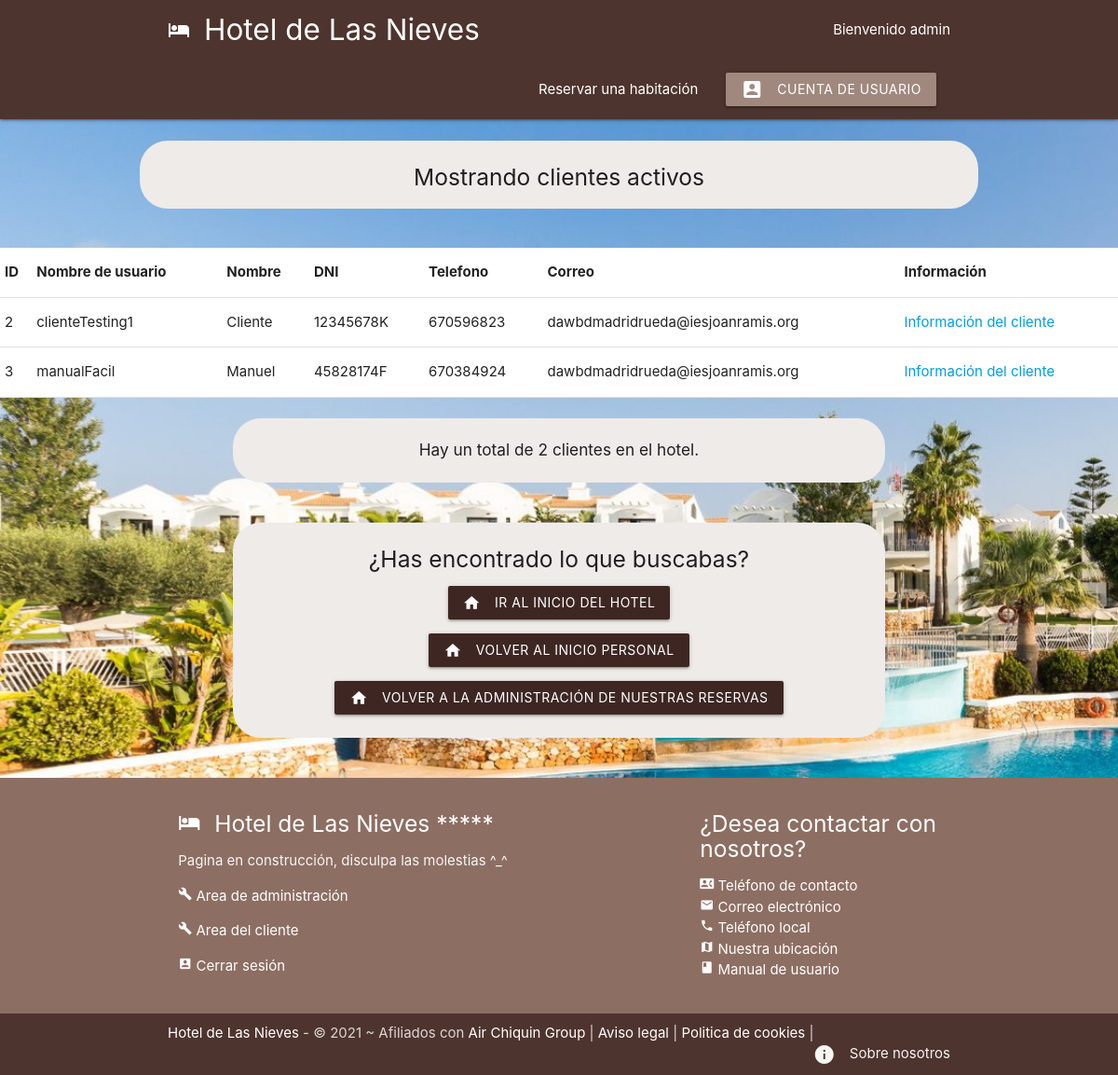
/clientes/select_cliente.php (signed in), run on the app's committed database.
### tables this page shows
CREATE TABLE `73_clientes` (
  `id` int(11) NOT NULL,
  `usuario` varchar(32) NOT NULL,
  `nombre` varchar(32) NOT NULL,
  `apellido_primero` varchar(32) NOT NULL,
  `apellido_segundo` varchar(32) NOT NULL,
  `tipo_id` int(11) NOT NULL,
  `dni` varchar(9) NOT NULL,
  `direccion` varchar(128) NOT NULL,
  `telefono` int(18) NOT NULL,
  `email` varchar(128) NOT NULL,
  `contrasena` varchar(64) NOT NULL,
  `fecha_nacimiento` date NOT NULL
);

### clientes/select_cliente.php (the view, shortened to what this page needs)
<?php
    include('./../config/config_bd.php');
    $sql = "SELECT * FROM 73_clientes WHERE tipo_id = 1";
    $resultados = mysqli_query($conn, $sql);
    $usuarios = mysqli_fetch_all($resultados, MYSQLI_ASSOC);
?>
<!DOCTYPE html>
<html lang="es">
<?php include('./../templates/header.php'); ?>
<br>
<div class="center fondoInicio">
  <h5> Mostrando clientes activos </h5>
</div>
<br>
<table class="highlight white">
        <thead>
          <tr>
              <th>ID</th>
              <th>Nombre de usuario</th>
              <th>Nombre</th>
              <th>DNI</th>
              <th>Telefono</th>
              <th>Correo</th>
              <th>Información</th>
          </tr>
        </thead>
        <?php foreach($usuarios as $usuario): ?>
        <tbody>
        <tr>
          <td><?php echo htmlspecialchars($usuario['id'])?></td>
          <td><?php echo htmlspecialchars($usuario['usuario'])?></td>
          <td><?php echo htmlspecialchars($usuario['nombre'])?></td>
          <td><?php echo htmlspecialchars($usuario['dni'])?></td>
          <td><?php echo htmlspecialchars($usuario['telefono'])?></td>
          <td><?php echo htmlspecialchars($usuario['email'])?></td>
          <td><a href="detalles_cliente.php?id=<?php echo $usuario['id'] ?>">Información del cliente</a></td>
        </tr>
        <?php endforeach; ?>
        </tbody>
      </table>
      <br>
<div class="fondoAcerca center">
<?php if(count($usuarios) == 1) : ?>
    <p class="center"> <h6>Hay un total de <?php echo count($usuarios)?> cliente en el hotel.</h6> </p>
<?php elseif(count($usuarios) >= 2) : ?>
    <p class="center"> <h6>Hay un total de <?php echo count($usuarios)?> clientes en el hotel.</h6> </p>
<?php endif; ?>
</div>
<br>
<div class="fondoAcerca">
  <p class="center"> <h5 class="center">¿Has encontrado lo que buscabas?</h5> </p>
  <section>
    <p class="center"> <a href="./../index.php" class="waves-effect waves-light brown darken-4 btn"><i class="material-icons left">home</i> Ir al inicio del hotel </a> </p>
    <p class="center"> <a href="./index_cliente.php" class="waves-effect waves-light brown darken-4 btn"><i class="material-icons left">home</i> Volver al inicio personal </a> </p>
    <p class="center"> <a href="./select_reserva_cliente.php" class="waves-effect waves-light brown darken-4 btn"><i class="material-icons left">home</i> Volver a la administración de nuestras reservas </a> </p>
</section>
</div>
<br>
<?php include('./../templates/footer.php'); ?>
</body>
</html>

### templates/header.php (shortened to what this page needs)
<head>
    <link rel="stylesheet" href="https://cdnjs.cloudflare.com/ajax/libs/materialize/1.0.0/css/materialize.min.css">
</head>
<body class = "fondo">
    <nav class="nav-extended brown darken-3 z-deph-0">
        <div class="nav-wrapper container">
        <a href = "/student73/dwes/index.php" class="brand-logo brand-text"> <i class="material-icons left">hotel</i> Hotel de Las Nieves </a>
        <ul id="nav-mobile" class="right">
            <li class="right"> Bienvenido <?php
            if(empty($_SESSION["id"])) {
                echo "anonimo...";
            } else {
                $conn = mysqli_connect('localhost', 'david', '1234', 'hotel');
                $sql = "SELECT * FROM 73_clientes WHERE id = '".$_SESSION["id"]."'";
                $resultados = mysqli_query($conn, $sql);
                $usuario = mysqli_fetch_all($resultados, MYSQLI_ASSOC);
                foreach ($usuario as $user){
                   echo $user["usuario"];
                }
            }
            ?></li>
            <br>
            <li><a href="/student73/dwes/reservas/info_reservas.php">Reservar una habitación</a></li>
            <li><a href="
            <?php
                if(empty($_SESSION["id"])){
                    echo "/student73/dwes/clientes/login_cliente.php";
                } else {
                    echo "/student73/dwes/clientes/index_cliente.php";
                }
            ?>
            " class="brown lighten-2 btn"><i class="material-icons left">account_box</i>Cuenta de usuario</a></li>
        </ul>
        </div>
    </nav>

### templates/header.php (style rules this page uses)
.brand-text { color: #FFFFFF !important; }
.fondo { background-image: url("/student73/dwes/img/fondos/imagen_principal.jpeg"); background-repeat: no-repeat; background-size: cover; }
.fondoInicio { background-color: #efebe9; background-repeat: no-repeat; background-position: center; width: 900px; margin: auto; border-radius: 30px; padding: 10px; margin-bottom: 20px; }
.fondoAcerca { background-color: #efebe9; background-repeat: no-repeat; background-position: center; width: 700px; margin: auto; border-radius: 30px; padding: 10px; margin-bottom: 20px; }
body { display: flex; min-height: 100vh; flex-direction: column; }

### data on the page
73_clientes: usuario "admin"
73_clientes: id "2", usuario "clienteTesting1", nombre "Cliente", dni "12345678K", telefono "670596823", email "dawbdmadridrueda@iesjoanramis.org"
73_clientes: id "3", usuario "manualFacil", nombre "Manuel", dni "45828174F", telefono "670384924", email "dawbdmadridrueda@iesjoanramis.org"

### other printed values
count($usuarios) "2"
